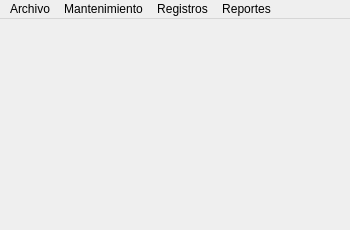
<?xml version="1.0" encoding="UTF-8"?>
<ui version="4.0">
 <class>MainWindow</class>
 <widget class="QMainWindow" name="MainWindow">
  <property name="geometry">
   <rect>
    <x>0</x>
    <y>0</y>
    <width>350</width>
    <height>230</height>
   </rect>
  </property>
  <property name="windowTitle">
   <string>MainWindow</string>
  </property>
  <property name="windowIcon">
   <iconset resource="resources.qrc">
    <normaloff>:/images/main_icon.png</normaloff>:/images/main_icon.png</iconset>
  </property>
  <widget class="QWidget" name="centralwidget">
   <layout class="QHBoxLayout" name="horizontalLayout">
    <item>
     <layout class="QHBoxLayout" name="mainlayout"/>
    </item>
   </layout>
  </widget>
  <widget class="QMenuBar" name="menubar">
   <property name="geometry">
    <rect>
     <x>0</x>
     <y>0</y>
     <width>350</width>
     <height>21</height>
    </rect>
   </property>
   <widget class="QMenu" name="menuMantenimiento">
    <property name="title">
     <string>Mantenimiento</string>
    </property>
    <addaction name="actionServicios"/>
    <addaction name="actionAuto"/>
   </widget>
   <widget class="QMenu" name="menuRegistros">
    <property name="title">
     <string>Registros</string>
    </property>
    <addaction name="actionAgregar_Servicio"/>
    <addaction name="actionAgregar_Auto"/>
   </widget>
   <widget class="QMenu" name="menuReportes">
    <property name="title">
     <string>Reportes</string>
    </property>
    <addaction name="actionRVehiculo"/>
    <addaction name="actionTotal_Recaudado"/>
   </widget>
   <widget class="QMenu" name="menuArchivo">
    <property name="title">
     <string>Archivo</string>
    </property>
    <addaction name="actionSalir"/>
   </widget>
   <addaction name="menuArchivo"/>
   <addaction name="menuMantenimiento"/>
   <addaction name="menuRegistros"/>
   <addaction name="menuReportes"/>
  </widget>
  <action name="actionAgregar_Servicio">
   <property name="text">
    <string>Agregar Servicio</string>
   </property>
  </action>
  <action name="actionAgregar_Auto">
   <property name="text">
    <string>Agregar Vehículo</string>
   </property>
  </action>
  <action name="actionRVehiculo">
   <property name="text">
    <string>Recaudado por vehículo</string>
   </property>
  </action>
  <action name="actionServicios">
   <property name="text">
    <string>Servicios</string>
   </property>
  </action>
  <action name="actionAuto">
   <property name="text">
    <string>Vehículos</string>
   </property>
  </action>
  <action name="actionAcerca_de_este_programa">
   <property name="text">
    <string>Acerca de este programa</string>
   </property>
  </action>
  <action name="actionTotal_Recaudado">
   <property name="text">
    <string>Total recaudado</string>
   </property>
  </action>
  <action name="actionSalir">
   <property name="text">
    <string>Salir</string>
   </property>
  </action>
 </widget>
 <resources>
  <include location="resources.qrc"/>
 </resources>
 <connections>
  <connection>
   <sender>actionSalir</sender>
   <signal>triggered()</signal>
   <receiver>MainWindow</receiver>
   <slot>close()</slot>
   <hints>
    <hint type="sourcelabel">
     <x>-1</x>
     <y>-1</y>
    </hint>
    <hint type="destinationlabel">
     <x>174</x>
     <y>114</y>
    </hint>
   </hints>
  </connection>
 </connections>
</ui>
